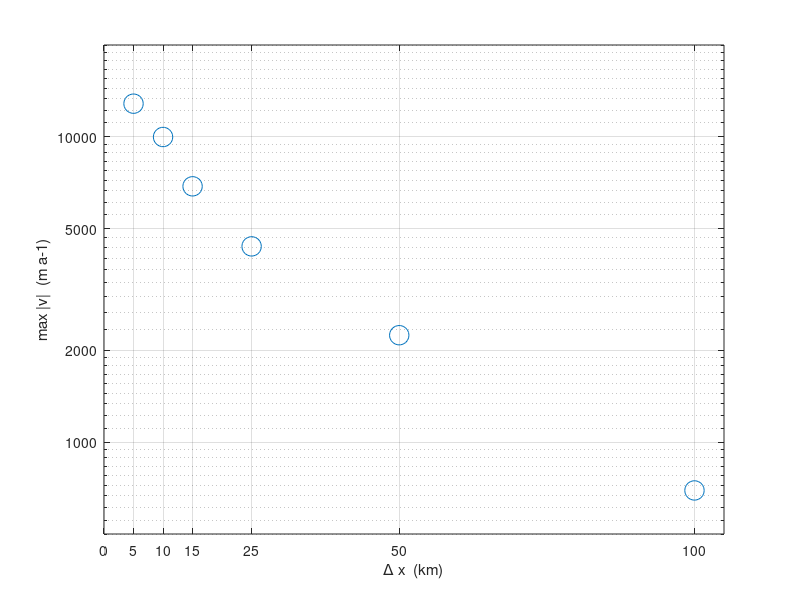

Source code (MATLAB):
% PLOTVRESULTS  semilog plot to show how v depends on grid spacing

dxkm = [100 50 25 15 10 5];
vmaxpera = [694.514 2240.086 4378.39 6887.370 9992.122 12847.341];

semilogy(dxkm, vmaxpera, 'o', 'markersize', 14)
axis([0 105 500 20000])
xlabel('\Delta x  (km)')
ylabel('max |v|  (m a-1)')
set(gca,'xtick',[dxkm 0])
set(gca,'xticklabel',{'100','50','25','15','10','5','0'})
set(gca,'ytick',[1000 2000 5000 10000])
set(gca,'yticklabel',{'1000','2000','5000','10000'})
grid on

